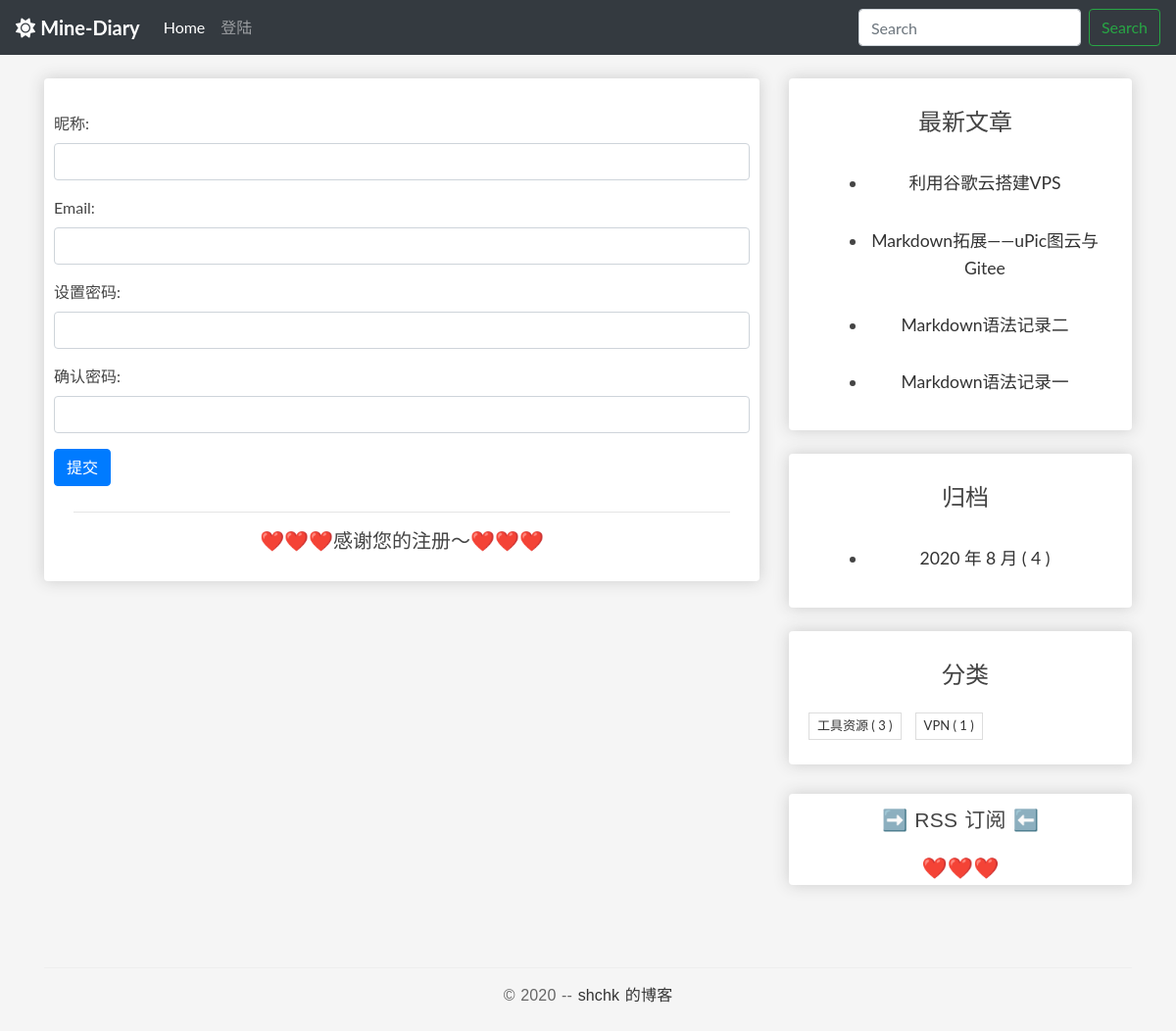
The page /userprofile/register/ on the database its author committed.
### blog/models.py (models this page shows, shortened)
class Post(models.Model):
    author = models.ForeignKey(
        User, verbose_name='作者', on_delete=models.CASCADE)
    title = models.CharField('标题', max_length=100)
    body = models.TextField('正文')
    created_time = models.DateTimeField('创建时间', default=timezone.now)
    modified_time = models.DateTimeField('修改时间')
    excerpt = models.CharField('摘要', max_length=100, blank=True)
    categories = models.ForeignKey(
        Category, verbose_name='分类', on_delete=models.CASCADE)
    views = models.PositiveIntegerField('浏览量', default=0, editable=False)
    likes = models.PositiveIntegerField(default=0)
    def get_absolute_url(self):
        return reverse('blog:detail', kwargs={'pk': self.pk})
    class Meta:
        verbose_name = '文章'
        verbose_name_plural = verbose_name
        ordering = ['-created_time']

class Category(models.Model):
    name = models.CharField(max_length=100)
    class Meta:
        verbose_name = '分类'
        verbose_name_plural = verbose_name

### userprofile/views.py (the view)
# urls.py: path('register/', user_register, name='user_register'),
def user_register(request):
    if request.method == "POST":
        user_register_form = UserRegisterForm(data=request.POST)
        if user_register_form.is_valid():
            new_user = user_register_form.save(commit=False)
            new_user.set_password(user_register_form.cleaned_data['password'])
            new_user.save()
            login(request, new_user)
            return redirect('blog:index')
        else:
            return HttpResponse('注册时输入有误，请重新输入～')
    elif request.method == "GET":
        user_register_form = UserRegisterForm()
        context = {
            'form': user_register_form
        }
        return render(request, 'userprofile/register.html', context)
    else:
        return HttpResponse('请使用GET或POST请求数据~')

### userprofile/forms.py (shortened to what this page needs)
class UserRegisterForm(forms.ModelForm):
    password = forms.CharField()
    password2 = forms.CharField()
    class Meta:
        model = User
        fields = ['username', 'email']

### blog/templatetags/blog_extras.py (called while the page is built)
@register.inclusion_tag('blog/inclusions/_recent_posts.html', takes_context=True)
def show_recent_posts(context, num=5):
    return {
        'recent_post_list': Post.objects.all().order_by('-created_time')[:num],
    }

@register.inclusion_tag('blog/inclusions/_archives.html', takes_context=True)
def show_archives(context):
    date_list = Post.objects.annotate(year=ExtractYear('created_time'), month=ExtractMonth(
        'created_time')).values('year', 'month').order_by('year', 'month').annotate(num_posts=Count('id'))
    return {
        'date_list': date_list
    }

@register.inclusion_tag('blog/inclusions/_categories.html', takes_context=True)
def show_categories(context):
    category_list = Category.objects.annotate(
        num_posts=Count('post')).filter(num_posts__gt=0)
    return {
        'category_list': category_list
    }

### userprofile/templates/userprofile/register.html (shortened to what this page needs)
{% extends 'base.html' %}
{% block main %}
    <div class="container box-element">
        <div class="row">
            <div class="col-12">
                <br>
                <form method="post" action=".">
                    <div class="form-group">
                        <label for="username">昵称: </label>
                        <input type="text" class="form-control" id="username" name="username" required>
                    </div>
                    <div class="form-group">
                        <label for="email">Email: </label>
                        <input type="text" class="form-control" id="email" name="email">
                    </div>
                    <div class="form-group">
                        <label for="password">设置密码: </label>
                        <input type="password" class="form-control" id="password" name="password" required>
                    </div>
                    <div class="form-group">
                        <label for="password2">确认密码: </label>
                        <input type="password" class="form-control" id="password2" name="password2" required>
                    </div>
                    <button type="submit" class="btn btn-primary">提交</button>
                    <div class="form-group entry-free">
                        <hr>
                        <h5>❤️❤️❤️感谢您的注册～❤️❤️❤️</h5>
                    </div>
                </form>
            </div>
        </div>
    </div>
{% endblock main %}

### blog/templates/blog/inclusions/_recent_posts.html
<div class="widget widget-content">
  <h3 class="widget-title entry-title">最新文章</h3>
  <ul>
    {% for post in recent_post_list %}
      <div class="entry-free">
        <li>
            <a href="{{ post.get_absolute_url }}">{{ post.title }}</a>
        </li>
      </div>
    {% empty %}
      暂无文章！
    {% endfor %}
  </ul>
</div>

### blog/templates/blog/inclusions/_categories.html
<div class="widget widget-tag-cloud">
  <h3 class="widget-title entry-title">分类</h3>
  <ul>
    {% for category in category_list %}
      <li>
          <a href="{% url 'blog:categories' category.pk %}">{{ category.name }} <span class="post-count">( {{ category.num_posts }} )</span></a>
      </li>
    {% empty %}
      暂无分类！
    {% endfor %}
  </ul>
</div>

### blog/static/blog/css/main.css (style rules this page uses)
body { background-color: whitesmoke; }
.box-element { box-shadow: hsl(0, 0%, 80%) 0 0 16px; background-color: #fff; border-radius: 4px; padding: 10px; }
.entry-free { text-align: center; font-size: 1.1em; margin-bottom: 20px; line-height: 1.6; padding: 10px 20px 0; }
* { outline: none; }
h1, h2, h3, h4, h5, h6 { margin-top: 0; }
a { color: #333; }
body { color: #444; font-family: 'Lato', sans-serif; }
.entry-title { text-align: center; font-size: 1.9em; margin-bottom: 20px; line-height: 1.6; padding: 10px 20px 0; }
.widget { background: #fff; padding: 5px 0 5px 10px; }
.widget-title { font-size: 1.5em; margin-bottom: 20px; line-height: 1.6; padding: 10px 0 0; font-weight: 400; }
.widget-tag-cloud ul { padding: 0; margin: 0; margin-right: -10px; }
.widget-tag-cloud ul li { list-style-type: none; font-size: 13px; display: inline-block; margin-right: 10px; margin-bottom: 10px; padding: 3px 8px; border: 1px solid #ddd; }
.widget-content ul li { margin-bottom: 10px; }

### rows shown on the page
Post: title "利用谷歌云搭建VPS"
Post: title "Markdown拓展——uPic图云与Gitee"
Post: title "Markdown语法记录二"
Post: title "Markdown语法记录一"
Category: name "工具资源", num_posts "3"
Category: name "VPN", num_posts "1"

### other values the page prints
{{ date.year }} "2020"
{{ date.month }} "8"
{{ date.num_posts }} "4"
